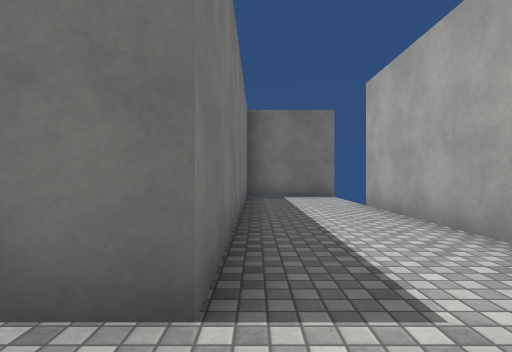
View 1 (above)

24 first-person views from a walk through a scene from a Unity 3-D project. The camera is 1.2 m above the floor, looks level and sees 80° across. The floor is counted in squares, 2 m on a side. Each view is taken from the middle of a square. On the plan, view 1 faces up. The plan holds only what a view shows up to about 9 squares ahead; the rest is blank. The place goes on beyond the plan. The player character is not drawn. Some animated figures are not drawn. Surface patterns are stand-ins for the level's own textures.

View 2
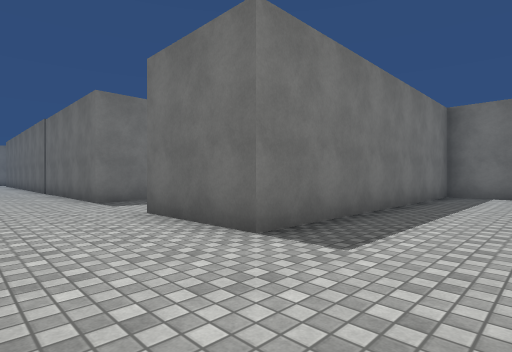

View 3
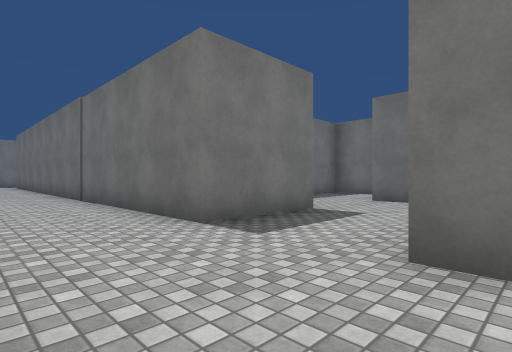

View 4
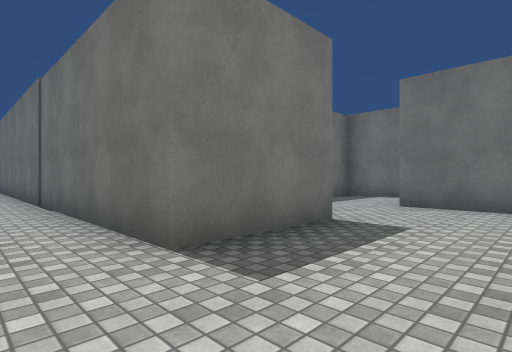

View 5
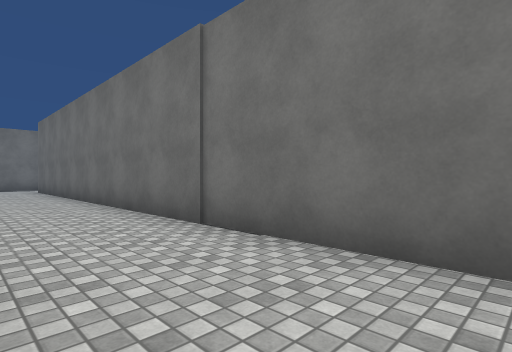

View 6
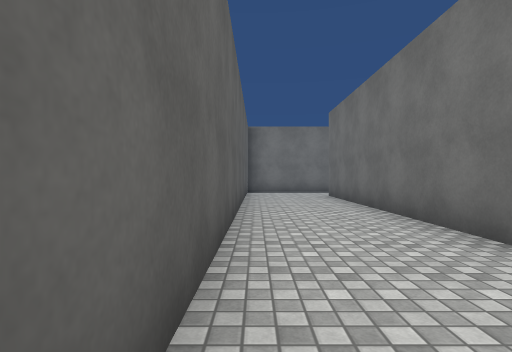

View 7
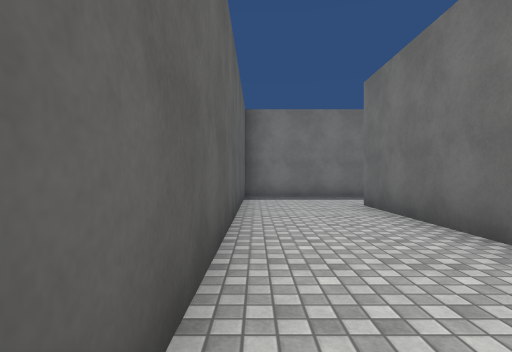

View 8
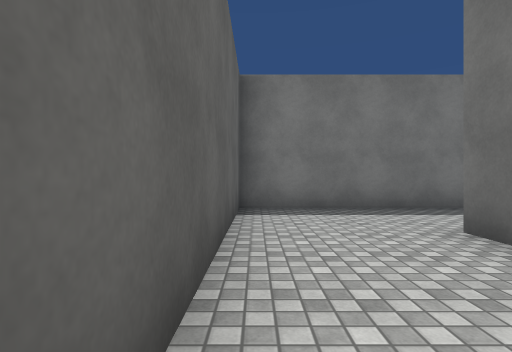

View 9
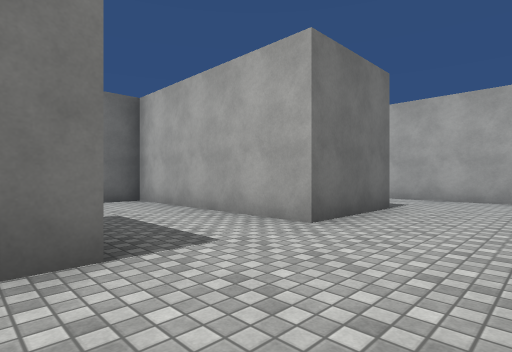

View 10
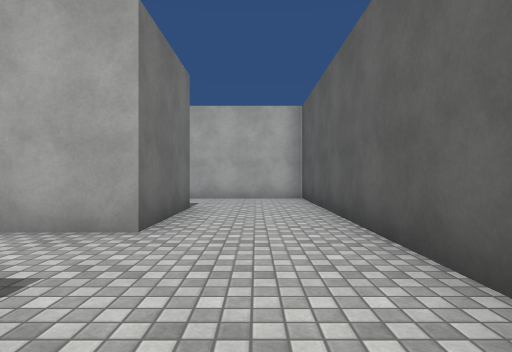

View 11
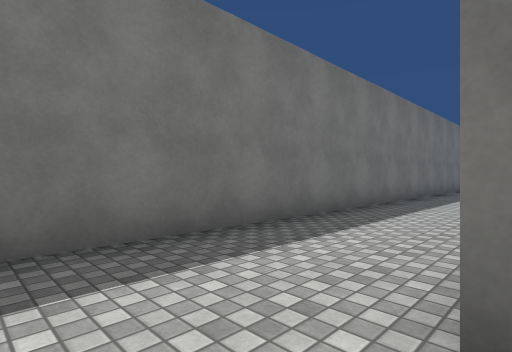

View 12
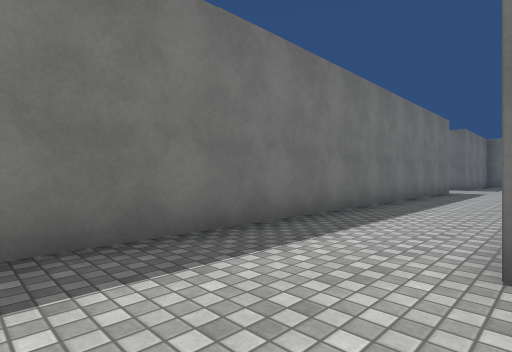

View 13
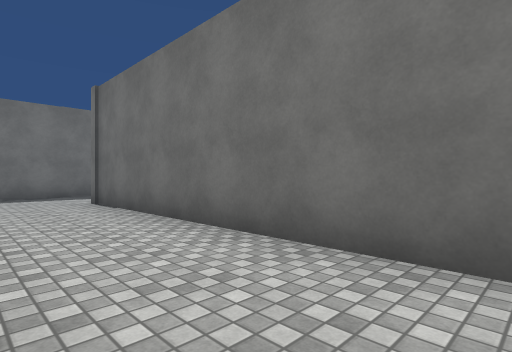

View 14
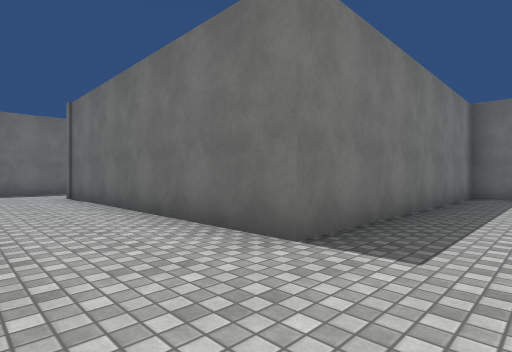

View 15
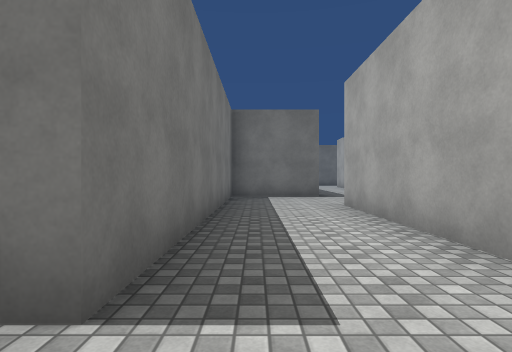

View 16
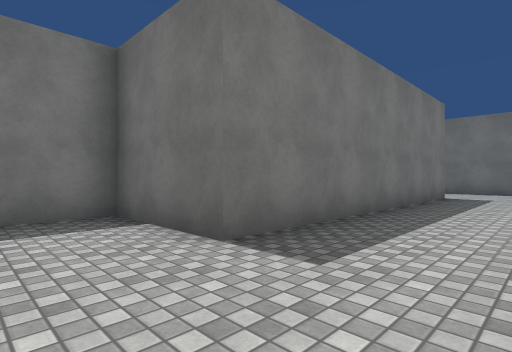

View 17
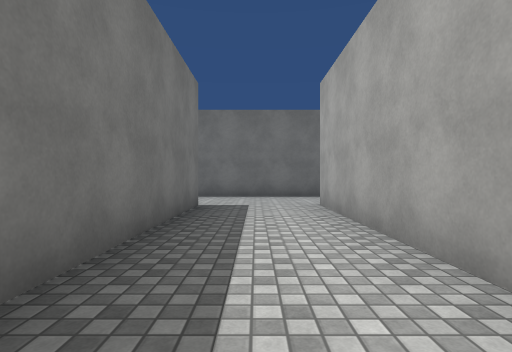

View 18
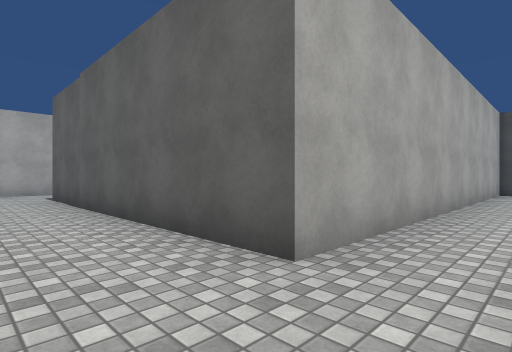

View 19
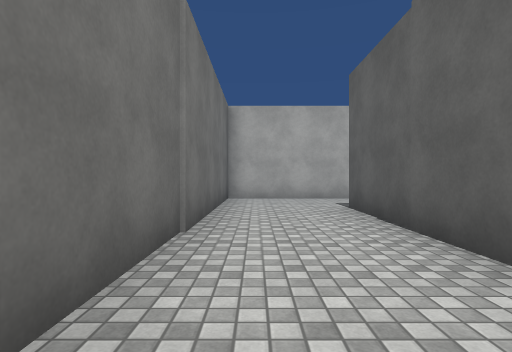

View 20
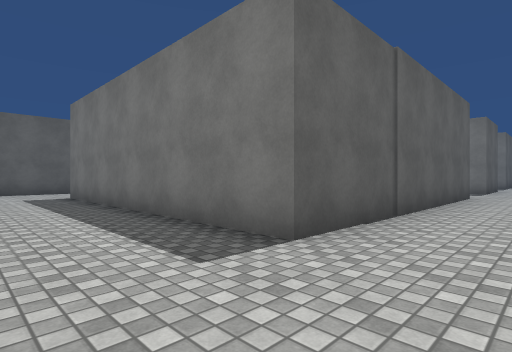

View 21
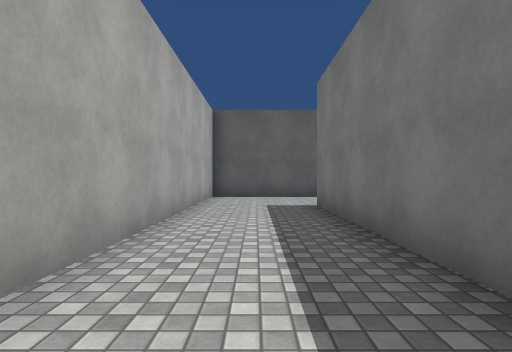

View 22
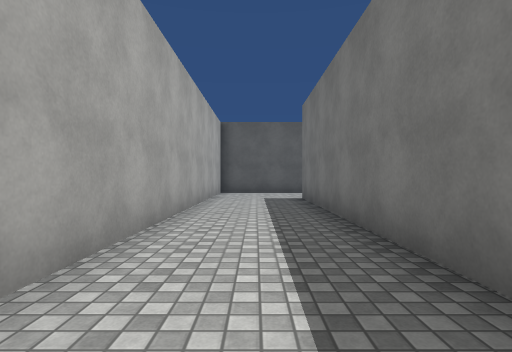

View 23
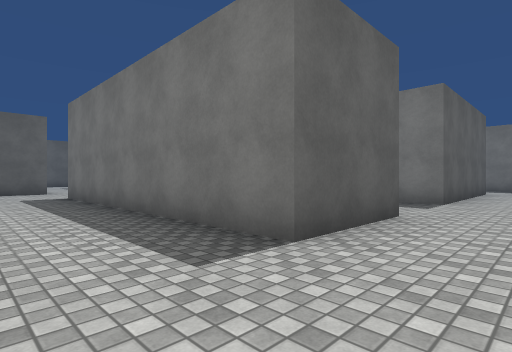

View 24
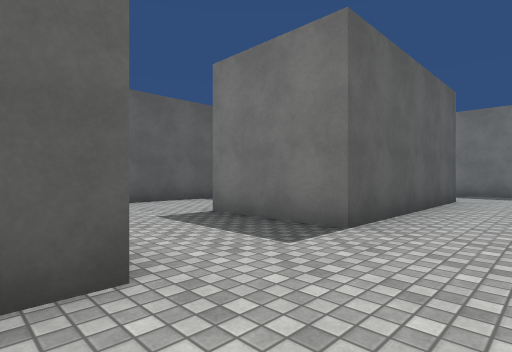

### Floor plan
Points are (right, up) in squares from view 1. A wall is a line through its corners. A room is listed if a view was taken in it or the views show most of it. See-through windows are left out.
Room 1 (views 1, 2, 3, 4, 5, 6, 7, 8, 9, 10, 11)
walls: (-4.6, -1.3) (2.2, -1.3) (2.2, 5.9); (-5.2, 3.9) (-5.2, 1.3) (-20.2, 1.3); (-6.1, 8.8) (-7, 8.8); (2.4, 8.8) (-0.3, 8.8) (-0.3, 1.3) (-2.7, 1.3) (-2.7, 6.2) (-5.2, 6.2); (-22.7, 1.4) (-22.7, -1.3) (-11.2, -1.3)
ways out: opening at (-21.5, 2.5) to room 2; gap at (2, 9)
Room 2 (views 12, 13, 14, 15, 16, 17, 18, 19, 20, 21, 22, 23, 24)
walls: (-7.7, 11.6) (-7.7, 21.3) (-0.3, 21.3) (-0.3, 13.8); (-17.1, 16.2) (-14.8, 16.2); (-10.2, 7.1) (-10.2, 11.2); (-12.8, 21.3) (-10.2, 21.3) (-10.2, 13.8) (-12.7, 13.8) (-12.7, 6.2) (-20.2, 6.2); (-22.7, 14) (-22.7, 1.4); (-0.8, 11.3) (2.2, 11.3) (2.2, 23.8) (-5.1, 23.8); (-20.2, 21.3) (-15.2, 21.3) (-15.2, 18.8); (-7.1, 23.8) (-10.8, 23.8); (-22.7, 22.1) (-22.7, 21)
ways out: opening at (-21.5, 2.5) to room 1

Where each view was taken, in squares from view 1:
view 1: 0 up, 0 right, facing up
view 2: 1 down, 2 right, facing up-left
view 3: 1 down, 2 left, facing up-left
view 4: 0 up, 3 left, facing up-left
view 5: 1 down, 7 left, facing up-left
view 6: 1 down, 11 left, facing left
view 7: 1 down, 14 left, facing left
view 8: 1 down, 17 left, facing left
view 9: 1 down, 6 left, facing up-right
view 10: 0 up, 6 left, facing right
view 11: 0 up, 20 left, facing up-left
view 12: 4 up, 20 left, facing up-left
view 13: 4 up, 13 left, facing up-left
view 14: 4 up, 11 left, facing up-left
view 15: 5 up, 12 left, facing up
view 16: 12 up, 8 left, facing up-left
view 17: 15 up, 9 left, facing up
view 18: 23 up, 9 left, facing down-right
view 19: 23 up, 6 left, facing right
view 20: 23 up, 2 right, facing down-left
view 21: 20 up, 1 right, facing down
view 22: 22 up, 1 right, facing down
view 23: 23 up, 8 left, facing down-left
view 24: 23 up, 12 left, facing down-left
